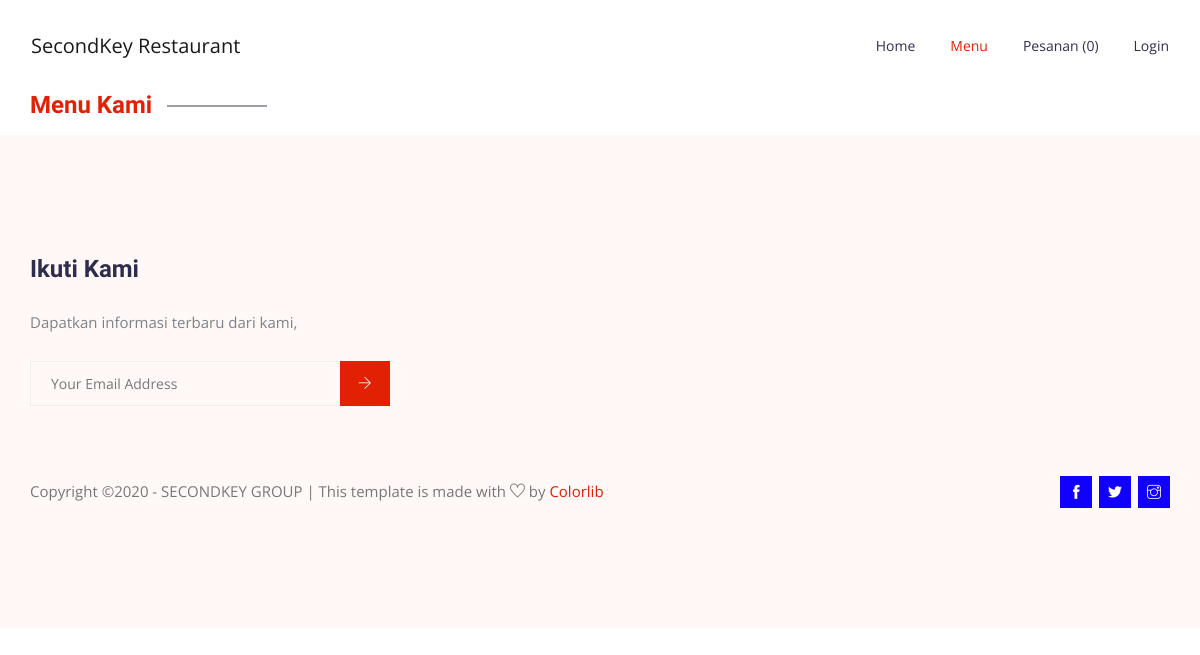
The app's page /index.php/home/menu_tampil, older data.
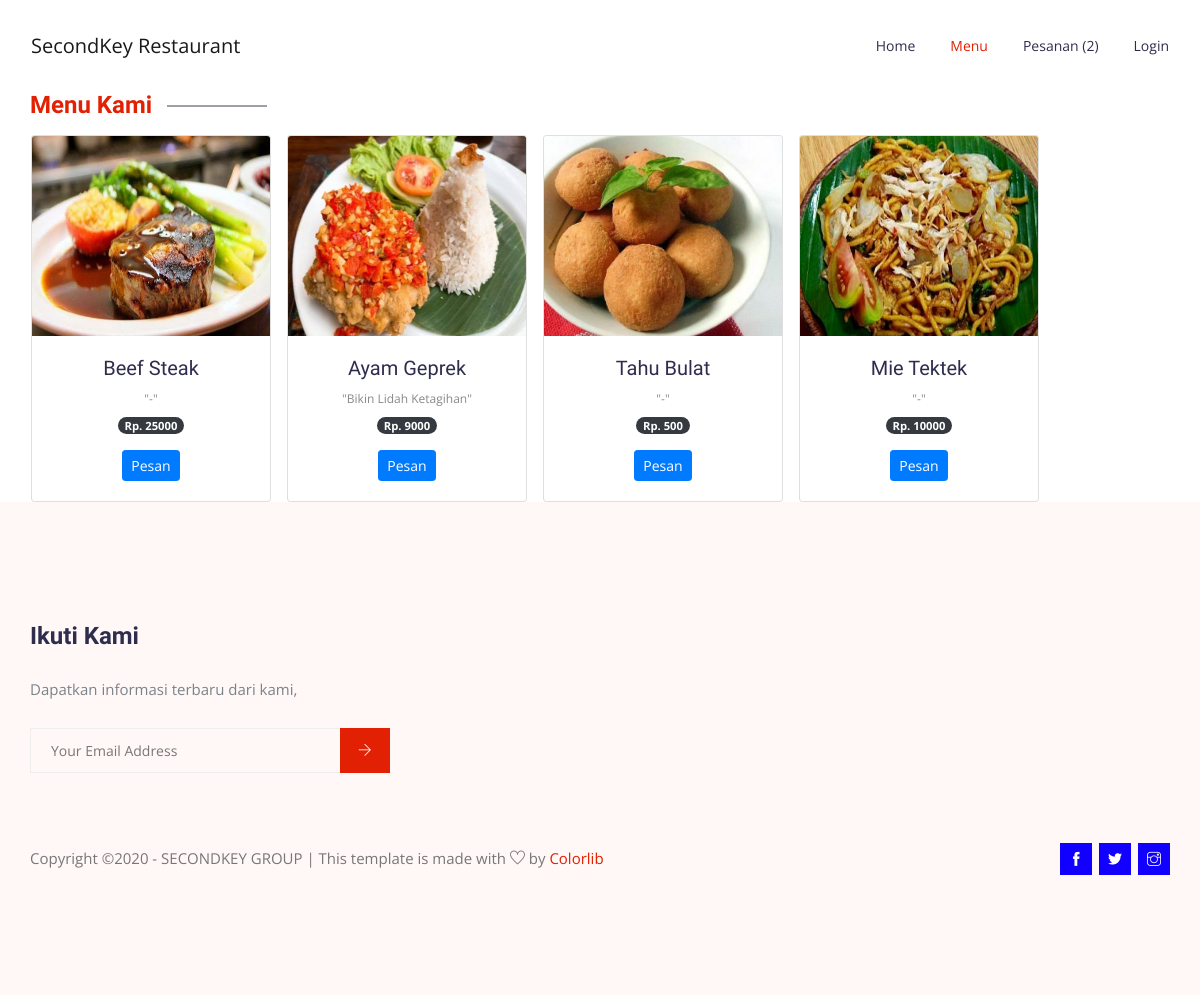
The same page, newer data.
### tables this page shows
CREATE TABLE `menu` (
  `id_menu` int(12) NOT NULL,
  `nama_menu` varchar(50) NOT NULL,
  `keterangan_menu` text NOT NULL,
  `harga_menu` int(13) NOT NULL,
  `gambar_menu` varchar(50) NOT NULL
);

### application/views/Home_Front/layout/v_wrapper.php (called while the page is built)
<?php
require_once('v_head.php');
require_once('v_header.php');
require_once('v_nav.php');
require_once('v_content.php');
require_once('v_footer.php');

### application/controllers/Home.php (called while the page is built, shortened)
<?php
class Home extends CI_Controller
{
	public function __construct()
	{
		$this->load->model('m_home');
	}
	public function menu_tampil()
	{
		$data = array(
			'title' => 'SecondKey Restaurant',
			'title2' => 'Menu',
			'menu' => $this->m_home->list(),
			'isi'   => 'Home_Front/v_menu'
		);
		$this->load->view('Home_Front/layout/v_wrapper', $data, FALSE);
	}
}

### index.php (called while the page is built, shortened)
<?php
require_once BASEPATH.'core/CodeIgniter.php';

### application/views/Home_Front/layout/v_content.php (called while the page is built)
<?php
if($isi){
    $this->load->view($isi);
}

### application/models/M_home.php (called while the page is built, shortened)
<?php
class M_home extends CI_Model
{
    public function list()
    {
        $this->db->select('*');
        $this->db->from('menu');
        $this->db->order_by('id_menu', 'desc');
        return $this->db->get()->result();
    }
}

### application/views/Home_Front/v_menu.php (the view)
<div class="container">
    <div class="section-intro mb-120px">
        <h4 class="intro-title">Menu Kami</h4>
    </div>
</div>
<div class="container">
    <div class="row text-center">
        <?php foreach ($menu as $key => $value) { ?>
            <div class="card ml-3" style="width: 15rem;">
                <img class="card-img-top" src="<?= base_url('gambar_menu/' . $value->gambar_menu) ?>" alt="Card image cap" width="200px" height="200px">
                <div class=" card-body">
                    <h5 class="card-title mb-1"><?= $value->nama_menu ?></h5>
                    <small>"<?= $value->keterangan_menu ?>"</small><br>
                    <span class="badge badge-pill mb-3 badge-dark">Rp. <?= $value->harga_menu ?></span><br>
                    <a href="<?= base_url(); ?>home/pesan/<?= $value->id_menu ?>" class="btn btn-sm btn-primary">Pesan</a>
                </div>
            </div>
        <?php } ?>
    </div>
</div>

### application/views/Home_Front/layout/v_head.php (shortened to what this page needs)
<!DOCTYPE html>
<html lang="en">
<head>
  <link rel="stylesheet" href="<?= base_url() ?>template/front-end/vendors/bootstrap/bootstrap.min.css">
  <link rel="stylesheet" href="<?= base_url() ?>template/front-end/vendors/themify-icons/themify-icons.css">
  <link rel="stylesheet" href="<?= base_url() ?>template/front-end/vendors/owl-carousel/owl.theme.default.min.css">
  <link rel="stylesheet" href="<?= base_url() ?>template/front-end/vendors/owl-carousel/owl.carousel.min.css">
  <link rel="stylesheet" href="<?= base_url() ?>template/front-end/vendors/Magnific-Popup/magnific-popup.css">
  <link rel="stylesheet" type="text/css" href="styles/bootstrap4/bootstrap.min.css">
  <link rel="stylesheet" href="<?= base_url() ?>template/front-end/css/style.css">
</head>

### application/views/Home_Front/layout/v_header.php
<header class="header_area">

### application/views/Home_Front/layout/v_nav.php (shortened to what this page needs)
<div class="main_menu">
  <nav class="navbar navbar-expand-lg navbar-light">
    <div class="container box_1620">
      <a class="navbar-brand" href="<?= base_url() ?>"><?= $title ?></a>
      <?php
      $jml = $this->db->query("select count(*) as jml from pemesanan")->row()->jml;
      $home = "";
      $menu = "";
      $pesanan = "";
      if ($title2 == "Home") {
        $home = "active";
      } else if ($title2 == "Menu") {
        $menu = "active";
      } else if ($title2 == "Pesanan") {
        $pesanan = "active";
      }
      ?>
      <div class="collapse navbar-collapse offset" id="navbarSupportedContent">
        <ul class="nav navbar-nav menu_nav justify-content-end">
          <li class="nav-item <?= $home; ?>"><a class="nav-link" href="<?= base_url() ?>">Home</a></li>
          <li class="nav-item <?= $menu; ?>"><a class="nav-link" href="<?= base_url('home/menu_tampil') ?>">Menu</a>
          <li class="nav-item <?= $pesanan; ?>"><a class="nav-link" href="<?= base_url('home/listpesanan') ?>">Pesanan (<?= $jml; ?>)</a></li>
          <li class="nav-item"><a class="nav-link" href="<?= base_url('login') ?>">Login</a>
        </ul>
      </div>
    </div>
  </nav>
</div>
</header>

### application/views/Home_Front/layout/v_footer.php (shortened to what this page needs)
<footer class="footer-area section-gap">
  <div class="container">
    <div class="row">
      <div class="col-xl-4 col-md-8 mb-4 mb-xl-0 single-footer-widget">
        <h4>Ikuti Kami</h4>
        <p>Dapatkan informasi terbaru dari kami,</p>
        <div class="form-wrap" id="mc_embed_signup">
          <form target="_blank" action="https://spondonit.us12.list-manage.com/subscribe/post?u=1462626880ade1ac87bd9c93a&amp;id=92a4423d01" method="get">
            <div class="input-group">
              <input type="email" class="form-control" name="EMAIL" placeholder="Your Email Address" onfocus="this.placeholder = ''" onblur="this.placeholder = 'Your Email Address '">
              <div class="input-group-append">
                <button class="btn click-btn" type="submit">
                  <i class="ti-arrow-right"></i>
                </button>
              </div>
            </div>
          </form>
        </div>
      </div>
    </div>
    <div class="footer-bottom row align-items-center text-center text-lg-left">
      <p class="footer-text m-0 col-lg-8 col-md-12">
        Copyright &copy; - SECONDKEY GROUP | This template is made with <i class="ti-heart" aria-hidden="true"></i> by <a href="https://colorlib.com" target="_blank">Colorlib</a>
      </p>
      <div class="col-lg-4 col-md-12 text-center text-lg-right footer-social">
        <a href="#"><i class="ti-facebook"></i></a>
        <a href="#"><i class="ti-twitter-alt"></i></a>
        <a href="#"><i class="ti-instagram"></i></a>
      </div>
    </div>
  </div>
</footer>
</body>
</html>

### template/front-end/css/style.css (style rules this page uses)
ul { list-style-type:none;margin:0;padding:0 }
button { cursor:pointer }
h1,h2,h3,h4,h5,h6 { font-family:"Josefin Sans",sans-serif;color:#2f2d4e;line-height:1.2 }
h4,.h4 { font-size:24px;font-weight:600 }
.header_area { transition:background 0.4s, all 0.3s linear }
.header_area .navbar-brand { margin-right:30px;padding:0 }
.header_area .menu_nav { width:100% }
.header_area .navbar { background:transparent;border:0px;border-radius:0px;width:100%;padding-top:0;padding-bottom:0 }
.header_area .navbar .nav .nav-item { margin-right:35px }
.header_area .navbar .nav .nav-item .nav-link { font-family:"Open Sans",sans-serif;color:#2f2d4e;text-transform:capitalize;font-size:14px;font-weight:400;padding:33px 0;display:inline-block }
.header_area .navbar .nav .nav-item .nav-link:after { display:none }
.header_area .navbar .nav .nav-item:hover .nav-link,.header_area .navbar .nav .nav-item.active .nav-link { color:#e22104;opacity:1 }
.header_area .navbar .nav .nav-item:last-child { margin-right:0px }
.section-intro { max-width:460px }
.section-intro .intro-title { display:inline-block;font-size:24px;color:#e22104;padding-right:115px;position:relative;margin-bottom:15px }
.section-intro .intro-title::after { content:"";display:block;height:1px;min-width:100px;background-color:#3a414e;position:absolute;top:50%;right:0;transform:translateY(-50%) }
.footer-area { padding:120px 0px 120px;background:#fff8f7 }
.footer-area .single-footer-widget p { color:#7b838a }
.footer-area .single-footer-widget h4 { font-weight:600;margin-bottom:25px }
.footer-area .single-footer-widget .form-wrap { margin-top:25px }
.footer-area .single-footer-widget input { height:45px;border:1px solid #eeeeee;width:67% !important;font-weight:400;background:transparent;color:#777;padding-left:20px;border-radius:0;font-size:14px;padding:10px }
.footer-area .single-footer-widget .click-btn { color:#2f2d4e;border-radius:0;border-top-left-radius:0px;border-bottom-left-radius:0px;padding:6px 18px;border:0;background:#e22104;color:#fff;position:relative;left:0;text-transform:capitalize }
.footer-area .single-footer-widget .click-btn i,.footer-area .single-footer-widget .click-btn span { font-size:14px;font-weight:500 }
.footer-area .footer-bottom { margin-top:70px }
.footer-area .footer-bottom p { color:#777 }
.footer-area .footer-bottom p a { color:#e22104 }
.footer-area .footer-bottom .footer-social { text-align:center }
.footer-area .footer-bottom .footer-social a { background:#1100ff;margin-left:3px;width:32px;color:#fff;display:inline-grid;text-align:center;height:32px;align-content:center;-webkit-transition:all 0.3s ease 0s;-moz-transition:all 0.3s ease 0s;-o-transition:all 0.3s ease 0s;transition:all 0.3s ease 0s }
.footer-area .footer-bottom .footer-social a i,.footer-area .footer-bottom .footer-social a span { font-size:14px }

Row changes from the older to the newer data that the page shows:
added menu: gambar_menu (picture), nama_menu "Beef Steak", keterangan_menu "-", harga_menu "25000"
added menu: gambar_menu (picture), nama_menu "Ayam Geprek", keterangan_menu "Bikin Lidah Ketagihan", harga_menu "9000"
added menu: gambar_menu (picture), nama_menu "Tahu Bulat", keterangan_menu "-", harga_menu "500"
added menu: gambar_menu (picture), nama_menu "Mie Tektek", keterangan_menu "-", harga_menu "10000"
Text that changed along with them:
$jml: "0" → "2"
